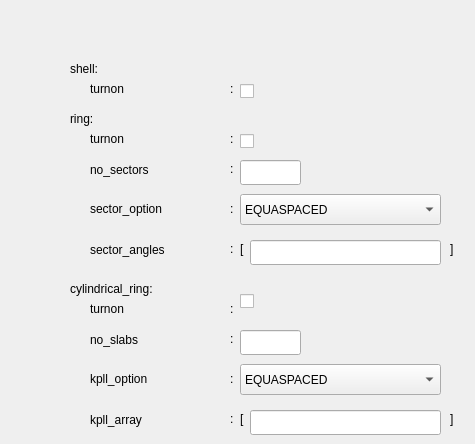
      <widget class="QWidget" name="tab_8">
       <attribute name="title">
        <string>spectrum</string>
       </attribute>
       <widget class="QLabel" name="label_8">
        <property name="geometry">
         <rect>
          <x>70</x>
          <y>60</y>
          <width>67</width>
          <height>17</height>
         </rect>
        </property>
        <property name="text">
         <string>shell:</string>
        </property>
       </widget>
       <widget class="QLabel" name="program_LES_switch_label_41">
        <property name="geometry">
         <rect>
          <x>90</x>
          <y>80</y>
          <width>111</width>
          <height>17</height>
         </rect>
        </property>
        <property name="text">
         <string>turnon</string>
        </property>
       </widget>
       <widget class="QLabel" name="label_294">
        <property name="geometry">
         <rect>
          <x>230</x>
          <y>80</y>
          <width>16</width>
          <height>17</height>
         </rect>
        </property>
        <property name="text">
         <string>:</string>
        </property>
       </widget>
       <widget class="QLabel" name="label_10">
        <property name="geometry">
         <rect>
          <x>70</x>
          <y>110</y>
          <width>67</width>
          <height>17</height>
         </rect>
        </property>
        <property name="text">
         <string>ring:</string>
        </property>
       </widget>
       <widget class="QLabel" name="program_LES_switch_label_43">
        <property name="geometry">
         <rect>
          <x>90</x>
          <y>130</y>
          <width>111</width>
          <height>17</height>
         </rect>
        </property>
        <property name="text">
         <string>turnon</string>
        </property>
       </widget>
       <widget class="QLabel" name="label_298">
        <property name="geometry">
         <rect>
          <x>230</x>
          <y>130</y>
          <width>16</width>
          <height>17</height>
         </rect>
        </property>
        <property name="text">
         <string>:</string>
        </property>
       </widget>
       <widget class="QLabel" name="program_LES_switch_label_42">
        <property name="geometry">
         <rect>
          <x>90</x>
          <y>160</y>
          <width>131</width>
          <height>20</height>
         </rect>
        </property>
        <property name="text">
         <string>no_sectors</string>
        </property>
       </widget>
       <widget class="QLabel" name="label_299">
        <property name="geometry">
         <rect>
          <x>230</x>
          <y>160</y>
          <width>16</width>
          <height>17</height>
         </rect>
        </property>
        <property name="text">
         <string>:</string>
        </property>
       </widget>
       <widget class="QLineEdit" name="lineEdit_37">
        <property name="geometry">
         <rect>
          <x>240</x>
          <y>160</y>
          <width>61</width>
          <height>25</height>
         </rect>
        </property>
       </widget>
       <widget class="QLabel" name="program_sincostr_switch_37">
        <property name="geometry">
         <rect>
          <x>90</x>
          <y>240</y>
          <width>141</width>
          <height>20</height>
         </rect>
        </property>
        <property name="text">
         <string>sector_angles</string>
        </property>
       </widget>
       <widget class="QLineEdit" name="lineEdit_32">
        <property name="geometry">
         <rect>
          <x>250</x>
          <y>240</y>
          <width>191</width>
          <height>25</height>
         </rect>
        </property>
        <property name="text">
         <string/>
        </property>
       </widget>
       <widget class="QLabel" name="label_280">
        <property name="geometry">
         <rect>
          <x>230</x>
          <y>240</y>
          <width>16</width>
          <height>17</height>
         </rect>
        </property>
        <property name="text">
         <string>:</string>
        </property>
       </widget>
       <widget class="QLabel" name="label_281">
        <property name="geometry">
         <rect>
          <x>450</x>
          <y>240</y>
          <width>16</width>
          <height>17</height>
         </rect>
        </property>
        <property name="text">
         <string>]</string>
        </property>
       </widget>
       <widget class="QLabel" name="label_282">
        <property name="geometry">
         <rect>
          <x>240</x>
          <y>240</y>
          <width>16</width>
          <height>17</height>
         </rect>
        </property>
        <property name="text">
         <string>[</string>
        </property>
       </widget>
       <widget class="QLabel" name="label_300">
        <property name="geometry">
         <rect>
          <x>230</x>
          <y>200</y>
          <width>16</width>
          <height>17</height>
         </rect>
        </property>
        <property name="text">
         <string>:</string>
        </property>
       </widget>
       <widget class="QLabel" name="program_kind_label_65">
        <property name="geometry">
         <rect>
          <x>90</x>
          <y>200</y>
          <width>121</width>
          <height>17</height>
         </rect>
        </property>
        <property name="text">
         <string>sector_option</string>
        </property>
       </widget>
       <widget class="QComboBox" name="program_kind_7">
        <property name="geometry">
         <rect>
          <x>240</x>
          <y>194</y>
          <width>201</width>
          <height>31</height>
         </rect>
        </property>
        <item>
         <property name="text">
          <string>EQUASPACED</string>
         </property>
        </item>
        <item>
         <property name="text">
          <string>EQUAL_NO_MODES</string>
         </property>
        </item>
        <item>
         <property name="text">
          <string>USER_DEFINED</string>
         </property>
        </item>
       </widget>
       <widget class="QLabel" name="label_12">
        <property name="geometry">
         <rect>
          <x>70</x>
          <y>280</y>
          <width>121</width>
          <height>17</height>
         </rect>
        </property>
        <property name="text">
         <string>cylindrical_ring:</string>
        </property>
       </widget>
       <widget class="QLabel" name="program_LES_switch_label_44">
        <property name="geometry">
         <rect>
          <x>90</x>
          <y>300</y>
          <width>111</width>
          <height>17</height>
         </rect>
        </property>
        <property name="text">
         <string>turnon</string>
        </property>
       </widget>
       <widget class="QLabel" name="label_301">
        <property name="geometry">
         <rect>
          <x>230</x>
          <y>300</y>
          <width>16</width>
          <height>17</height>
         </rect>
        </property>
        <property name="text">
         <string>:</string>
        </property>
       </widget>
       <widget class="QLabel" name="program_LES_switch_label_45">
        <property name="geometry">
         <rect>
          <x>90</x>
          <y>330</y>
          <width>131</width>
          <height>20</height>
         </rect>
        </property>
        <property name="text">
         <string>no_slabs</string>
        </property>
       </widget>
       <widget class="QLineEdit" name="lineEdit_38">
        <property name="geometry">
         <rect>
          <x>240</x>
          <y>330</y>
          <width>61</width>
          <height>25</height>
         </rect>
        </property>
       </widget>
       <widget class="QLabel" name="label_303">
        <property name="geometry">
         <rect>
          <x>230</x>
          <y>330</y>
          <width>16</width>
          <height>17</height>
         </rect>
        </property>
        <property name="text">
         <string>:</string>
        </property>
       </widget>
       <widget class="QLabel" name="label_304">
        <property name="geometry">
         <rect>
          <x>230</x>
          <y>370</y>
          <width>16</width>
          <height>17</height>
         </rect>
        </property>
        <property name="text">
         <string>:</string>
        </property>
       </widget>
       <widget class="QComboBox" name="program_kind_8">
        <property name="geometry">
         <rect>
          <x>240</x>
          <y>364</y>
          <width>201</width>
          <height>31</height>
         </rect>
        </property>
        <item>
         <property name="text">
          <string>EQUASPACED</string>
         </property>
        </item>
        <item>
         <property name="text">
          <string>USER_DEFINED</string>
         </property>
        </item>
       </widget>
       <widget class="QLabel" name="program_kind_label_66">
        <property name="geometry">
         <rect>
          <x>90</x>
          <y>370</y>
          <width>121</width>
          <height>17</height>
         </rect>
        </property>
        <property name="text">
         <string>kpll_option</string>
        </property>
       </widget>
       <widget class="QLabel" name="program_sincostr_switch_40">
        <property name="geometry">
         <rect>
          <x>90</x>
          <y>410</y>
          <width>141</width>
          <height>20</height>
         </rect>
        </property>
        <property name="text">
         <string>kpll_array</string>
        </property>
       </widget>
       <widget class="QLabel" name="label_307">
        <property name="geometry">
         <rect>
          <x>450</x>
          <y>410</y>
          <width>16</width>
          <height>17</height>
         </rect>
        </property>
        <property name="text">
         <string>]</string>
        </property>
       </widget>
       <widget class="QLineEdit" name="lineEdit_39">
        <property name="geometry">
         <rect>
          <x>250</x>
          <y>410</y>
          <width>191</width>
          <height>25</height>
         </rect>
        </property>
        <property name="text">
         <string/>
        </property>
       </widget>
       <widget class="QLabel" name="label_305">
        <property name="geometry">
         <rect>
          <x>240</x>
          <y>410</y>
          <width>16</width>
          <height>17</height>
         </rect>
        </property>
        <property name="text">
         <string>[</string>
        </property>
       </widget>
       <widget class="QLabel" name="label_306">
        <property name="geometry">
         <rect>
          <x>230</x>
          <y>410</y>
          <width>16</width>
          <height>17</height>
         </rect>
        </property>
        <property name="text">
         <string>:</string>
        </property>
       </widget>
       <widget class="QCheckBox" name="checkBox_8">
        <property name="geometry">
         <rect>
          <x>240</x>
          <y>80</y>
          <width>92</width>
          <height>23</height>
         </rect>
        </property>
        <property name="text">
         <string/>
        </property>
       </widget>
       <widget class="QCheckBox" name="checkBox_9">
        <property name="geometry">
         <rect>
          <x>240</x>
          <y>130</y>
          <width>92</width>
          <height>23</height>
         </rect>
        </property>
        <property name="text">
         <string/>
        </property>
       </widget>
       <widget class="QCheckBox" name="checkBox_10">
        <property name="geometry">
         <rect>
          <x>240</x>
          <y>290</y>
          <width>92</width>
          <height>23</height>
         </rect>
        </property>
        <property name="text">
         <string/>
        </property>
       </widget>
      </widget>
